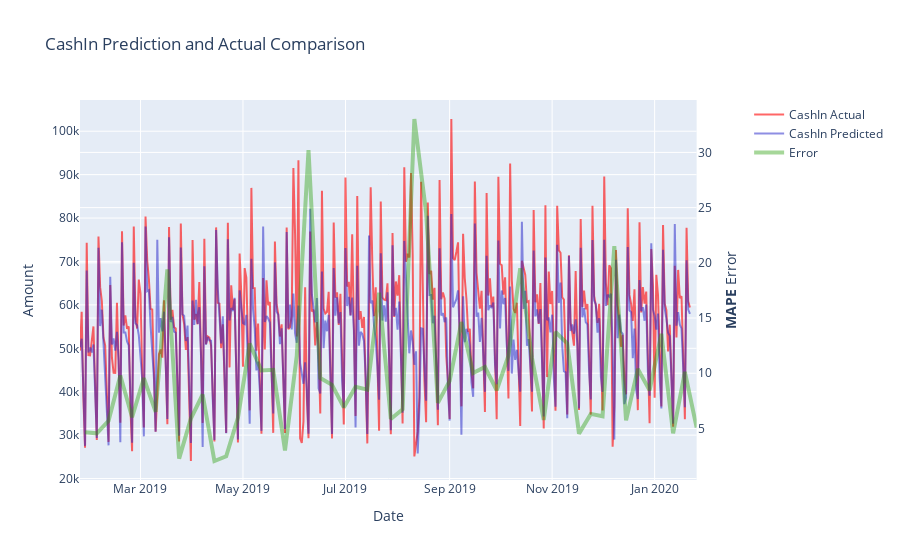

Source (notebook cell):
### Code cell
weekly_errors = get_weekly_error(y_test, predictions, 'w')
draw_error_over_time(y_test, predictions, weekly_errors)

### Figure 1 — Plotly figure (JSON) as saved in the notebook; plotly's stock layout.template omitted (floating-point values rounded to 4 significant figures; data arrays with more than 128 entries replaced by an {"elided": "..."} marker saying what was removed)
{"data": [{"line": {"color": "rgba(255,0,0,0.6)"}, "name": "CashIn Actual", "type": "scatter", "x": {"elided": "364 str values"}, "xaxis": "x", "y": {"elided": "364 float values"}, "yaxis": "y"}, {"line": {"color": "rgba(30,30,200,0.5)"}, "name": "CashIn Predicted", "type": "scatter", "x": {"elided": "364 str values"}, "xaxis": "x", "y": {"elided": "364 float values"}, "yaxis": "y"}, {"line": {"color": "rgba(34, 155, 0, 0.4)", "width": 4}, "name": "Error", "type": "scatter", "x": ["2019-01-27T00:00:00", "2019-02-03T00:00:00", "2019-02-10T00:00:00", "2019-02-17T00:00:00", "2019-02-24T00:00:00", "2019-03-03T00:00:00", "2019-03-10T00:00:00", "2019-03-17T00:00:00", "2019-03-24T00:00:00", "2019-03-31T00:00:00", "2019-04-07T00:00:00", "2019-04-14T00:00:00", "2019-04-21T00:00:00", "2019-04-28T00:00:00", "2019-05-05T00:00:00", "2019-05-12T00:00:00", "2019-05-19T00:00:00", "2019-05-26T00:00:00", "2019-06-02T00:00:00", "2019-06-09T00:00:00", "2019-06-16T00:00:00", "2019-06-23T00:00:00", "2019-06-30T00:00:00", "2019-07-07T00:00:00", "2019-07-14T00:00:00", "2019-07-21T00:00:00", "2019-07-28T00:00:00", "2019-08-04T00:00:00", "2019-08-11T00:00:00", "2019-08-18T00:00:00", "2019-08-25T00:00:00", "2019-09-01T00:00:00", "2019-09-08T00:00:00", "2019-09-15T00:00:00", "2019-09-22T00:00:00", "2019-09-29T00:00:00", "2019-10-06T00:00:00", "2019-10-13T00:00:00", "2019-10-20T00:00:00", "2019-10-27T00:00:00", "2019-11-03T00:00:00", "2019-11-10T00:00:00", "2019-11-17T00:00:00", "2019-11-24T00:00:00", "2019-12-01T00:00:00", "2019-12-08T00:00:00", "2019-12-15T00:00:00", "2019-12-22T00:00:00", "2019-12-29T00:00:00", "2020-01-05T00:00:00", "2020-01-12T00:00:00", "2020-01-19T00:00:00", "2020-01-26T00:00:00"], "xaxis": "x", "y": [4.646, 4.556, 5.689, 9.788, 6.014, 9.562, 6.494, 19.4, 2.262, 5.899, 8.075, 2.051, 2.482, 5.965, 12.68, 10.26, 10.32, 2.995, 11.56, 30.21, 9.569, 8.951, 6.901, 8.762, 8.518, 17.3, 5.862, 6.739, 33.03, 24.55, 7.316, 9.305, 14.64, 10.01, 10.57, 8.457, 11.59, 19.5, 11.4, 5.774, 13.73, 12.71, 4.53, 6.318, 6.104, 21.5, 5.734, 10.38, 8.456, 13.57, 4.552, 10.12, 5.079], "yaxis": "y2"}], "layout": {"title": {"text": "CashIn Prediction and Actual Comparison"}, "xaxis": {"anchor": "y", "domain": [0, 0.94], "title": {"text": "Date"}}, "yaxis": {"anchor": "x", "domain": [0, 1], "title": {"text": "Amount"}}, "yaxis2": {"anchor": "x", "overlaying": "y", "side": "right", "title": {"text": "<b>MAPE</b> Error"}}}}
